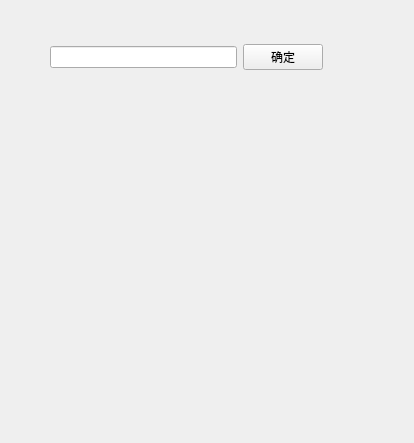
<?xml version="1.0" encoding="UTF-8"?>
<ui version="4.0">
 <class>Form</class>
 <widget class="QWidget" name="Form">
  <property name="geometry">
   <rect>
    <x>0</x>
    <y>0</y>
    <width>414</width>
    <height>443</height>
   </rect>
  </property>
  <property name="windowTitle">
   <string>Form</string>
  </property>
  <widget class="QWidget" name="layoutWidget">
   <property name="geometry">
    <rect>
     <x>50</x>
     <y>40</y>
     <width>273</width>
     <height>35</height>
    </rect>
   </property>
   <layout class="QHBoxLayout" name="horizontalLayout">
    <item>
     <widget class="QLineEdit" name="lineEdit_2"/>
    </item>
    <item>
     <widget class="QPushButton" name="pushButton_2">
      <property name="text">
       <string>确定</string>
      </property>
     </widget>
    </item>
   </layout>
  </widget>
 </widget>
 <resources/>
 <connections/>
</ui>
